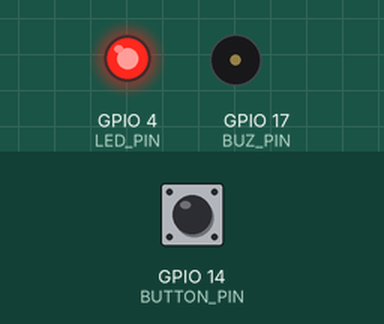
Bench run of a sketch on a simulated ESP32. On the bench: output pins drawn as LEDs (lit = HIGH), buzzer (waves = sounding, pin HIGH). The test bench sets the inputs (shaded band); at power-on: GPIO 14 (BUTTON_PIN) HIGH. What the sketch prints to the serial monitor is not drawn.

Above: at 1.2 s.
1.3 s: GPIO 14 (BUTTON_PIN) pulled LOW for 0.15 s
At 1.37 s:
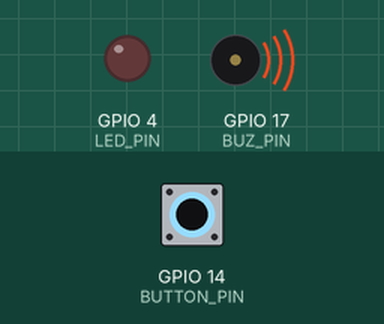
2.9 s: GPIO 14 (BUTTON_PIN) pulled LOW for 3.2 s
At 7.5 s:
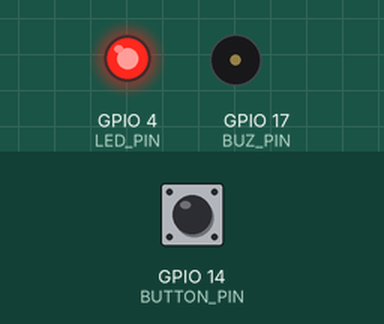
Timing chart, 0 to 9.0 s (numbered marks = the images above; inputs shaded):
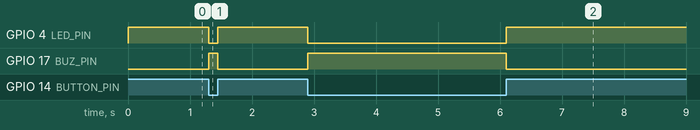

The sketch:

4_Task3_button.ino
```cpp
#define BUTTON_PIN 14
#define LED_PIN 4
#define BUZ_PIN 17

int Buttonstate = LOW;

void setup() {
  // put your setup code here, to run once:
  Serial.begin(115200);
  Serial.println("Hello, ESP32!");
  pinMode(BUTTON_PIN, INPUT_PULLUP);
  pinMode(LED_PIN,  OUTPUT);
  pinMode(BUZ_PIN, OUTPUT);
}

void loop() {
  Buttonstate = digitalRead(BUTTON_PIN);
  if(Buttonstate == LOW) {
    digitalWrite(BUZ_PIN, HIGH);  // buzzer ON
    digitalWrite(LED_PIN, LOW);   // LED OFF
  } else {
    digitalWrite(BUZ_PIN, LOW);
    digitalWrite(LED_PIN, HIGH);
  }


}


/*
//Test
int buttonState;

void setup() {
pinMode(BUTTON_PIN, INPUT);
Serial.begin(9600);
}

void loop() {
buttonState = digitalRead(BUTTON_PIN);
Serial.println(buttonState);
}

*/
```

Measured:
- after the input at 1.3 s, GPIO 4 (LED_PIN): HIGH → LOW at once, → HIGH 0.15 s later; GPIO 17 (BUZ_PIN): LOW → HIGH at once, → LOW 0.15 s later
- after the input at 2.9 s, GPIO 4 (LED_PIN): HIGH → LOW at once, → HIGH 3.2 s later; GPIO 17 (BUZ_PIN): LOW → HIGH at once, → LOW 3.2 s later
